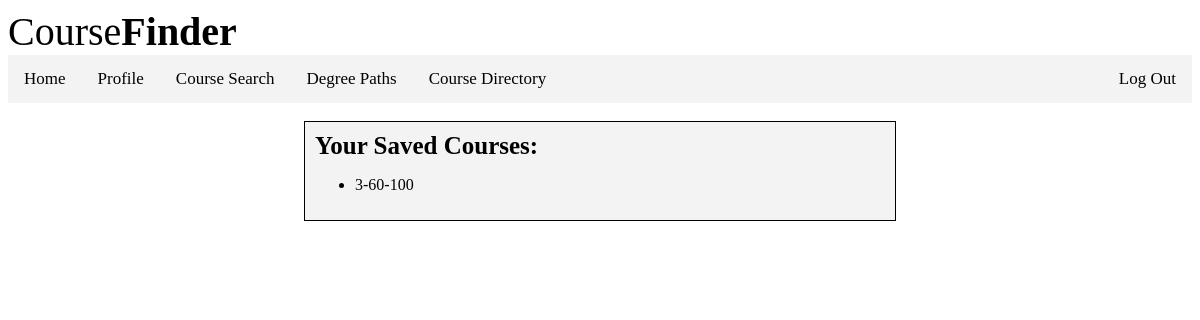
The page /profile/paths/ (signed in) on the database its author committed.
### finder/models.py (models this page shows, shortened)
class SavedCourse(models.Model):
    user = models.ForeignKey(settings.AUTH_USER_MODEL, on_delete=models.CASCADE, blank=True, null=True)
    saved_course = models.ForeignKey(Course, on_delete=models.CASCADE, blank=True, null=True)

class Course(models.Model):
    faculty = models.IntegerField()
    department = models.IntegerField()
    course = models.IntegerField()
    name = models.CharField(max_length=50)
    desc = models.TextField()
    review_amt = models.IntegerField()
    review_avg = models.FloatField()

### finder/views.py (the view)
# urls.py: path('profile/paths/', views.paths),
def paths(request):
    return render(request, 'finder/paths.html')

### finder/templates/finder/paths.html (shortened to what this page needs)
{% extends "finder/base.html" %}
{% block content %}
<div class="pathsBox">
{% if user.is_authenticated %}
	<div style="font-size:25px"><b>Your Saved Courses:</b></div>
	{% if not user.savedcourse_set.exists %}
		<p> No saved courses!</p>
	{% else %}
		<ul>
		{% for c in user.savedcourse_set.all %}
			<li>
				{{c.saved_course.faculty}}-{{c.saved_course.department}}-{{c.saved_course.course}}
			</li>
		{% endfor %}
		</ul>
	{% endif %}
{% else %}
	<center><p>Please <a href="/login">login</a> to view your paths</p></center>
{% endif %}
</div>
{% endblock %}

### finder/templates/finder/base.html (style rules this page uses)
.pathsBox { background-color: #f3f3f3; border: 1px solid black; padding: 10px; margin-left: 25%; margin-right: 25%; margin-top: 1.5%; }

### rows shown on the page
SavedCourse: saved_course.faculty "3", saved_course.department "60", saved_course.course "100"
